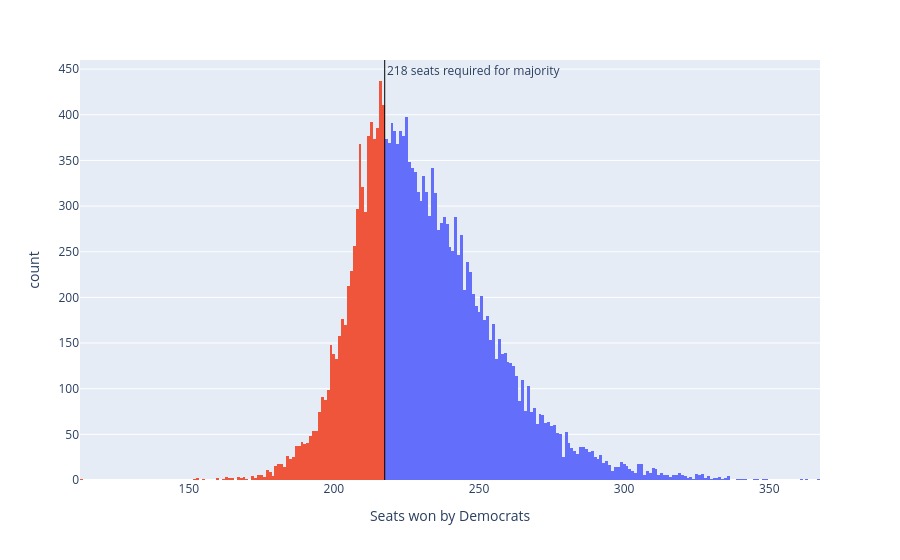

Notebook code for this chart:
### Code cell
sims_hist = px.histogram(seat_sims, x='seats', nbins=np.unique(seat_sims['seats']).shape[0]*2, color='winner', 
                         labels={'seats':'Seats won by Democrats', 'winner': 'Winner'})
sims_hist.update_traces(showlegend=False)
sims_hist.add_vline(x=217.5, line_width=1, line_color='black', annotation_text='218 seats required for majority', 
                    annotation_position='top right')
sims_hist

### Figure 1 — Plotly figure (JSON) as saved in the notebook; plotly's stock layout.template omitted (floating-point values rounded to 4 significant figures; data arrays with more than 128 entries replaced by an {"elided": "..."} marker saying what was removed)
{"data": [{"bingroup": "x", "hovertemplate": "Winner=Democrats<br>Seats won by Democrats=%{x}<br>count=%{y}<extra></extra>", "legendgroup": "Democrats", "marker": {"color": "#636efa", "pattern": {"shape": ""}}, "name": "Democrats", "nbinsx": 378, "orientation": "v", "showlegend": false, "type": "histogram", "x": {"elided": "13817 int values"}, "xaxis": "x", "yaxis": "y"}, {"bingroup": "x", "hovertemplate": "Winner=Republicans<br>Seats won by Democrats=%{x}<br>count=%{y}<extra></extra>", "legendgroup": "Republicans", "marker": {"color": "#EF553B", "pattern": {"shape": ""}}, "name": "Republicans", "nbinsx": 378, "orientation": "v", "showlegend": false, "type": "histogram", "x": {"elided": "6183 int values"}, "xaxis": "x", "yaxis": "y"}], "layout": {"annotations": [{"showarrow": false, "text": "218 seats required for majority", "x": 217.5, "xanchor": "left", "xref": "x", "y": 1, "yanchor": "top", "yref": "y domain"}], "barmode": "relative", "legend": {"title": {"text": "Winner"}, "tracegroupgap": 0}, "margin": {"t": 60}, "shapes": [{"line": {"color": "black", "width": 1}, "type": "line", "x0": 217.5, "x1": 217.5, "xref": "x", "y0": 0, "y1": 1, "yref": "y domain"}], "xaxis": {"anchor": "y", "domain": [0, 1], "title": {"text": "Seats won by Democrats"}}, "yaxis": {"anchor": "x", "domain": [0, 1], "title": {"text": "count"}}}}
